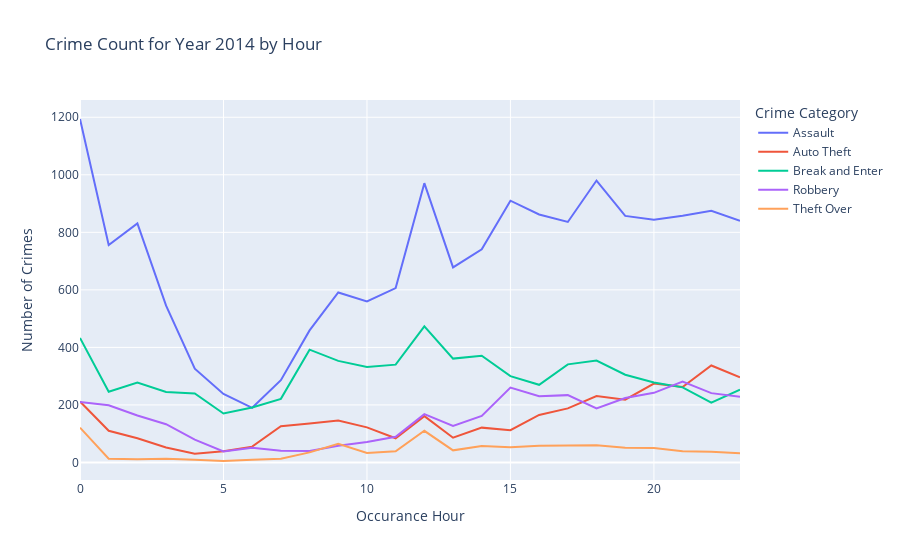

Here is the notebook cell this chart was saved with:
### Code cell
# Get the unique years in the dataset
years = crime_hr_counts['year'].unique()

# Create a dropdown widget for selecting the year
dropdown = widgets.Dropdown(options=years, description='year')

# Define an event handler for the dropdown value change
def dropdown_event_handler(change):
    update_plot(change.new)

# Attach the event handler to the dropdown's value change event
dropdown.observe(dropdown_event_handler, names='value')

# Display the dropdown widget
display(dropdown)

# Initialize the plot with the first year in the dataset
initial_year = years[0] #start 2014
update_plot(initial_year)

### Figure 1 — Plotly figure (JSON) as saved in the notebook; plotly's stock layout.template omitted (floating-point values rounded to 4 significant figures)
{"data": [{"hovertemplate": "MCI_CATEGORY=Assault<br>OCC_HOUR=%{x}<br>Number of Crimes=%{y}<extra></extra>", "legendgroup": "Assault", "line": {"color": "#636efa", "dash": "solid"}, "marker": {"symbol": "circle"}, "mode": "lines", "name": "Assault", "orientation": "v", "showlegend": true, "type": "scatter", "x": [0, 1, 2, 3, 4, 5, 6, 7, 8, 9, 10, 11, 12, 13, 14, 15, 16, 17, 18, 19, 20, 21, 22, 23], "xaxis": "x", "y": [1194, 756, 831, 545, 326, 238, 190, 286, 459, 591, 560, 606, 971, 678, 741, 910, 862, 836, 980, 857, 844, 858, 875, 840], "yaxis": "y"}, {"hovertemplate": "MCI_CATEGORY=Auto Theft<br>OCC_HOUR=%{x}<br>Number of Crimes=%{y}<extra></extra>", "legendgroup": "Auto Theft", "line": {"color": "#EF553B", "dash": "solid"}, "marker": {"symbol": "circle"}, "mode": "lines", "name": "Auto Theft", "orientation": "v", "showlegend": true, "type": "scatter", "x": [0, 1, 2, 3, 4, 5, 6, 7, 8, 9, 10, 11, 12, 13, 14, 15, 16, 17, 18, 19, 20, 21, 22, 23], "xaxis": "x", "y": [212, 110, 84, 52, 30, 39, 55, 126, 135, 146, 122, 84, 161, 86, 121, 112, 165, 188, 231, 218, 274, 262, 337, 296], "yaxis": "y"}, {"hovertemplate": "MCI_CATEGORY=Break and Enter<br>OCC_HOUR=%{x}<br>Number of Crimes=%{y}<extra></extra>", "legendgroup": "Break and Enter", "line": {"color": "#00cc96", "dash": "solid"}, "marker": {"symbol": "circle"}, "mode": "lines", "name": "Break and Enter", "orientation": "v", "showlegend": true, "type": "scatter", "x": [0, 1, 2, 3, 4, 5, 6, 7, 8, 9, 10, 11, 12, 13, 14, 15, 16, 17, 18, 19, 20, 21, 22, 23], "xaxis": "x", "y": [433, 246, 278, 245, 240, 170, 191, 221, 392, 353, 332, 340, 473, 361, 371, 300, 270, 341, 354, 305, 278, 261, 208, 253], "yaxis": "y"}, {"hovertemplate": "MCI_CATEGORY=Robbery<br>OCC_HOUR=%{x}<br>Number of Crimes=%{y}<extra></extra>", "legendgroup": "Robbery", "line": {"color": "#ab63fa", "dash": "solid"}, "marker": {"symbol": "circle"}, "mode": "lines", "name": "Robbery", "orientation": "v", "showlegend": true, "type": "scatter", "x": [0, 1, 2, 3, 4, 5, 6, 7, 8, 9, 10, 11, 12, 13, 14, 15, 16, 17, 18, 19, 20, 21, 22, 23], "xaxis": "x", "y": [210, 199, 163, 133, 79, 38, 51, 41, 40, 58, 71, 89, 168, 127, 162, 260, 230, 234, 188, 224, 242, 281, 241, 228], "yaxis": "y"}, {"hovertemplate": "MCI_CATEGORY=Theft Over<br>OCC_HOUR=%{x}<br>Number of Crimes=%{y}<extra></extra>", "legendgroup": "Theft Over", "line": {"color": "#FFA15A", "dash": "solid"}, "marker": {"symbol": "circle"}, "mode": "lines", "name": "Theft Over", "orientation": "v", "showlegend": true, "type": "scatter", "x": [0, 1, 2, 3, 4, 5, 6, 7, 8, 9, 10, 11, 12, 13, 14, 15, 16, 17, 18, 19, 20, 21, 22, 23], "xaxis": "x", "y": [121, 13, 11, 13, 9, 5, 9, 13, 35, 65, 33, 39, 110, 42, 57, 53, 58, 59, 60, 51, 50, 39, 37, 32], "yaxis": "y"}], "layout": {"legend": {"title": {"text": "Crime Category"}, "tracegroupgap": 0}, "showlegend": true, "title": {"text": "Crime Count for Year 2014 by Hour"}, "xaxis": {"anchor": "y", "domain": [0, 1], "title": {"text": "Occurance Hour"}}, "yaxis": {"anchor": "x", "domain": [0, 1], "title": {"text": "Number of Crimes"}}}}
